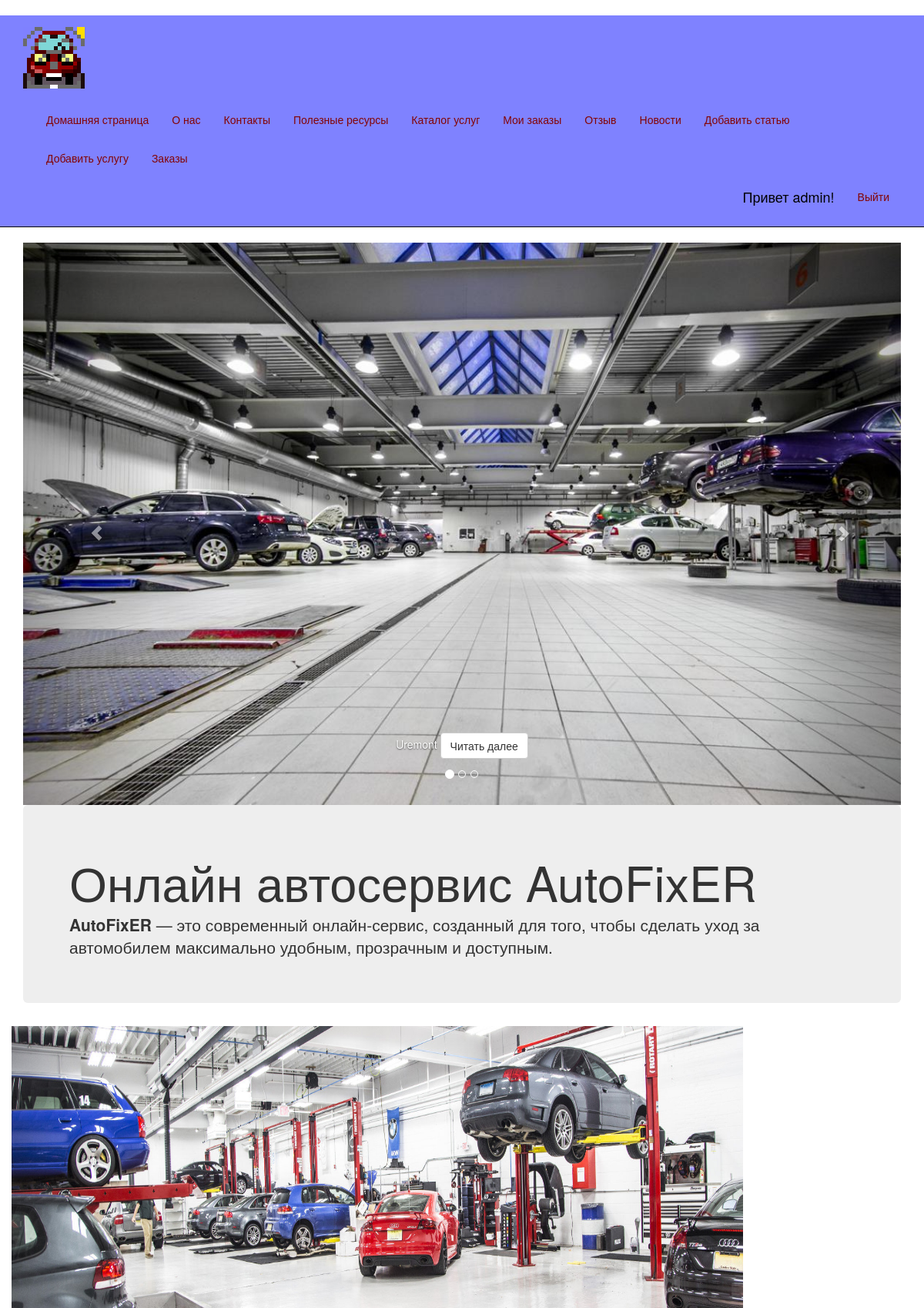
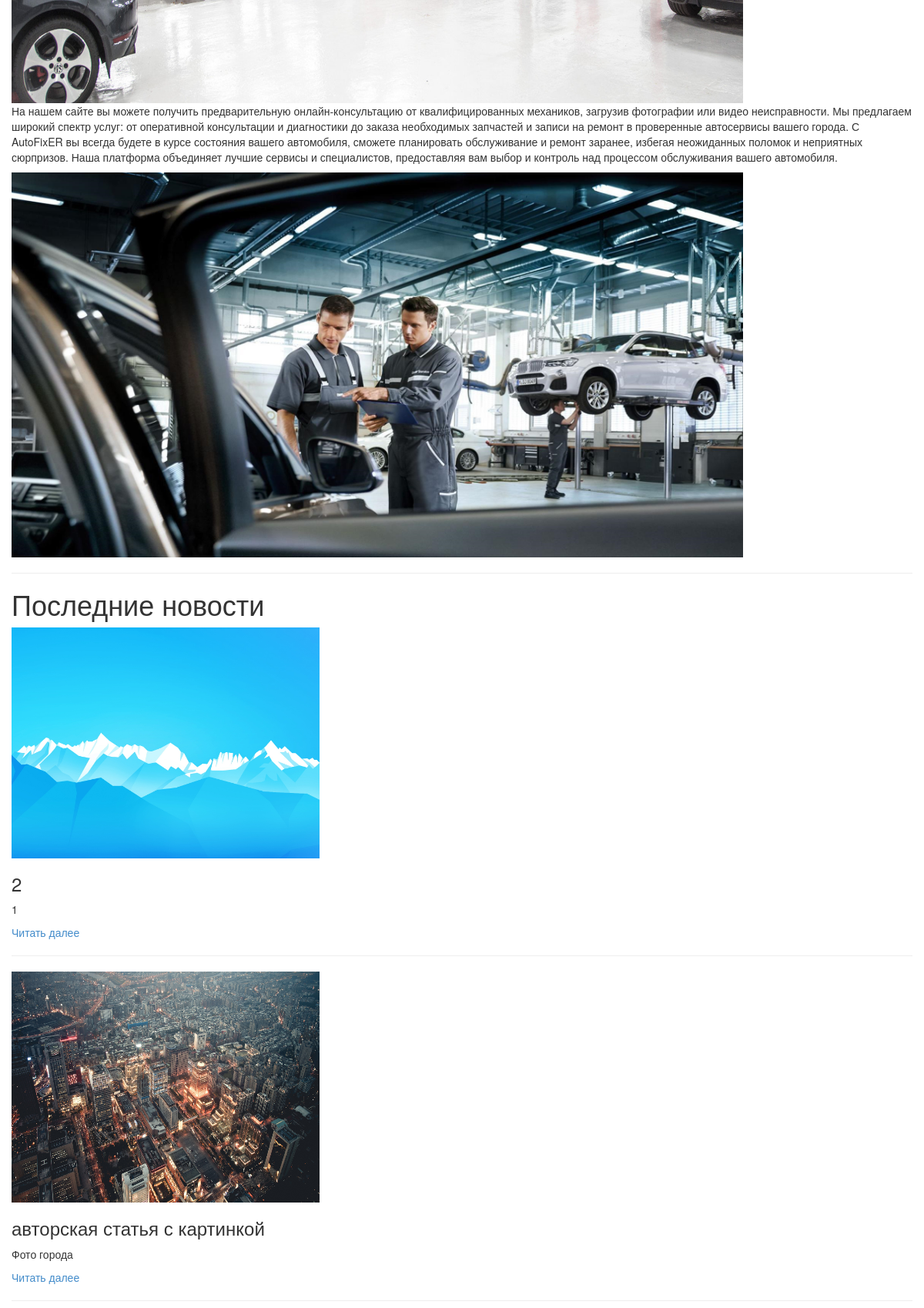
The app's page / (signed in, upper part) with its own data (2 pictures, top to bottom).
### app/models.py (models this page shows, shortened)
class Blog(models.Model):
    title = models.CharField(max_length=100, unique_for_date="posted", verbose_name="Заголовок")
    description = models.TextField(verbose_name="Краткое содержание")
    content = models.TextField(verbose_name="Полное содержание")
    posted = models.DateTimeField(default=datetime.now(), db_index=True, verbose_name="Опубликована")
    author = models.ForeignKey(User, null=True, blank=True, on_delete = models.SET_NULL, verbose_name = "Автор")
    image = models.FileField(default='temp.jpg', verbose_name='Путь к картинке')
    class Meta:
        db_table = "Posts" # имя таблицы для модели
        ordering = ["-posted"] # порядок сортировки данных в модели ("-" означает по убыванию)
        verbose_name = "статья блога" # имя, под которым модель будет отображаться в административном разделе (для одной статьи блога)
        verbose_name_plural = "статьи блога" # тоже для всех статей блога

### app/views.py (the view)
# urls.py: path('', views.home, name='home'),
def home(request):
    last_posts = Blog.objects.all().order_by('-posted')[:3]
    assert isinstance(request, HttpRequest)
    return render(
        request,
        'app/index.html',
        {
            'title':'Домашняя страница',
            'last_posts': last_posts,
            'year':datetime.now().year,
        }
    )

### app/templates/app/index.html (shortened to what this page needs)
﻿{% extends "app/layout.html" %}
{% block content %}
{% load staticfiles %}
<div id="myCarousel" class="carousel slide" data-ride="carousel" data-interval="7200">
    <ol class="carousel-indicators">
        <li data-target="#myCarousel" data-slide-to="0" class="active"></li>
        <li data-target="#myCarousel" data-slide-to="1"></li>
        <li data-target="#myCarousel" data-slide-to="2"></li>
    </ol>
    <div class="carousel-inner" role="listbox">
        <div class="item active">
            <img src="{% static 'app/content/images/c_1.jpg'%} " alt="Первый слайд" class="img-responsive" />
            <div class="carousel-caption" role="option">
                <p>
                    Uremont
                    <a class="btn btn-default" href="https://uremont.com/">
                        Читать далее
                    </a>
                </p>
            </div>
        </div>
    </div>
    <a class="left carousel-control" href="#myCarousel" role="button" data-slide="prev">
        <span class="glyphicon glyphicon-chevron-left" aria-hidden="true"></span>
    </a>
    <a class="right carousel-control" href="#myCarousel" role="button" data-slide="next">
        <span class="glyphicon glyphicon-chevron-right" aria-hidden="true"></span>
    </a>
</div>
<div class="jumbotron">
    <h1>Онлайн автосервис AutoFixER</h1>
    <p id="p1">
        <b>AutoFixER</b> — это современный онлайн-сервис, созданный для того, чтобы сделать уход за автомобилем максимально удобным, прозрачным и доступным.
    </p>
</div>
<div class="row">
    <div><img id="im1" src="{% static 'app/content/images/1.jpg' %}" alt="" width="950" height="500"></div>
    <p>
        На нашем сайте вы можете получить предварительную онлайн-консультацию от квалифицированных механиков, загрузив фотографии или видео неисправности. Мы предлагаем широкий спектр услуг: от оперативной консультации и диагностики до заказа необходимых запчастей и записи на ремонт в проверенные автосервисы вашего города. С AutoFixER вы всегда будете в курсе состояния вашего автомобиля, сможете планировать обслуживание и ремонт заранее, избегая неожиданных поломок и неприятных сюрпризов. Наша платформа объединяет лучшие сервисы и специалистов, предоставляя вам выбор и контроль над процессом обслуживания вашего автомобиля.
        <div><img id="im2" src="{% static 'app/content/images/2.jpg' %}" alt="" width="950" height="500"></div>
    </p>
    <hr />
    <h1>Последние новости</h1>
    {% for post in last_posts %}
    {% if post.image and post.image.url != '/media/temp.jpg' %}
    <img src="{{ post.image.url }}" alt=" Картинка статьи блога" width="400" height="300" />
    {% endif %}
    <h3> {{post.title}} </h3>
    <p> {{post.content|linebreaksbr}} </p>
    <p><a href="{% url 'blogpost' parametr=post.id %}"> Читать далее </a> </p>
    <hr />
    {% endfor %}
</div>
{% endblock %}

### app/templates/app/loginpartial.html (shortened to what this page needs)
﻿{% if user.is_authenticated %}
<form id="logoutForm" action="/logout/" method="post" class="navbar-right">
    <ul class="nav navbar-nav navbar-right">
        <li><span class="navbar-brand">Привет {{ user.username }}!</span></li>
        <li><a href="javascript:document.getElementById('logoutForm').submit()">Выйти</a></li>
    </ul>
</form>
{% else %}
<ul class="nav navbar-nav navbar-right">
    <li><a href="{% url 'login' %}">Войти</a></li>
</ul>
{% endif %}

### app/static/app/content/site.css (style rules this page uses)
body { padding-top: 0px; padding-bottom: 20px; }

### records on screen
Blog: image (picture), title "2", content "1"
Blog: image (picture), title "авторская статья с картинкой", content "Фото города"

### other values on screen
{{ user.username }} "admin"
